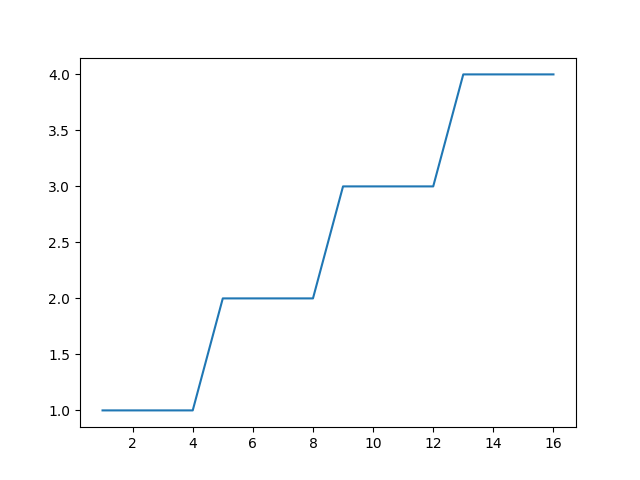

This chart was generated by the following Python code:
################################################################################################
#	name:	pyplot-01.py
#	desc:	First plot using pyplot
#	date:	2018-07-1
#	Author:	conquistadorjd
################################################################################################
from matplotlib import pyplot as plt
import numpy as np

print('*** Program Started ***')

x= np.arange(1,17,1) 
y= np.array([1,1,1,1,2,2,2,2,3,3,3,3,4,4,4,4])

plt.plot(x,y)

# Saving image
plt.savefig('pyplot-01.png')

# In case you dont want to save image but just displya it
plt.show()

print('*** Program ended ***')